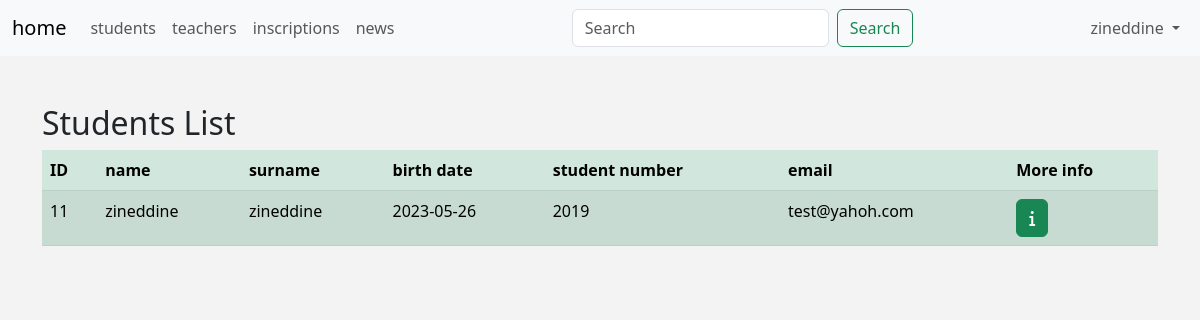
Screenshot of /admin/students.php (signed in) with the database file from the repository.
### tables this page shows
CREATE TABLE `Etudiants` (
  `id` int NOT NULL,
  `nom` varchar(50) NOT NULL,
  `prenom` varchar(50) NOT NULL,
  `date_naissance` date NOT NULL,
  `email` varchar(255) NOT NULL,
  `num_etudiant` varchar(255) NOT NULL,
  `password` varchar(255) NOT NULL,
  `telephone` varchar(20) NOT NULL,
  `photo` mediumblob NOT NULL
);

### admin/includes/languages/english.php (called while the page is built)
<?php
    function lang($statement) {
        static $language = Array(
            'HOME'          => 'home',
            'STUDENTS'      => 'students',
            'TEACHERS'      => 'teachers',
            'INSCRIPTIONS'  => 'inscriptions',
            'NEWS'          => 'news',
            'LOGOUT'        => 'logout',
            'SETTINGS'      => 'settings',
            'EDIT-PROFILE'  => 'edit profile',
            'USERNAME'      => 'username',
            'PASSWORD'      => 'password',
            'EMAIL'         => 'email',
            'NAME'          => 'name',
            'SURNAME'       => 'surname',
            'SAVE'          => 'save',
            'UPDATE'        => 'update',
            'BIRTHDATE'     => 'birth date',
            'STUDENT-NUMBER'=> 'student number',
            'STUDENT-DETAILS'=> 'student details',
            'TEACHER-DETAILS'=> 'teacher details',
            'SUBJECT'       => 'subject',
            'ACTION'        => 'action',
            'PHONE'         => 'Phone',
            'STATUS REGISTRATION'=> 'statut inscription'
        );
        return $language[$statement];
    };
?>

### admin/students.php (the view, shortened to what this page needs)
<?php
        if (isset($_SESSION['username'])) {
        include 'init.php';
        $stmt = $connection->query("SELECT * FROM Etudiants");
        $students = $stmt->fetchAll(PDO::FETCH_ASSOC);
?>
            <div class="container">
                <h2 class="mt-5">Students List</h2>
                <table class="table table-success table-striped">
                    <thead>
                    <tr>
                        <th>ID</th>
                        <th><?php echo lang("NAME")?></th>
                        <th><?php echo lang("SURNAME")?></th>
                        <th><?php echo lang("BIRTHDATE")?></th>
                        <th><?php echo lang("STUDENT-NUMBER")?></th>
                        <th><?php echo lang("EMAIL")?></th>
                        <th>More info</th>
                    </tr>
                    </thead>
                    <tbody>
                    <?php foreach ($students as $student) { ?>
                        <tr>
                            <td><?php echo $student['id']; ?></td>
                            <td><?php echo $student['nom']; ?></td>
                            <td><?php echo $student['prenom']; ?></td>
                            <td><?php echo $student['date_naissance']; ?></td>
                            <td><?php echo $student['num_etudiant']; ?></td>
                            <td><?php echo $student['email']; ?></td>
                            <td><a href="student-details.php?student_id=<?php echo $student['id']?>" class="btn btn-success"><i class="fa-solid fa-info"></i></a></td>
                        </tr>
                    <?php } ?>
                    </tbody>
                </table>
            </div>
<?php
        include $tpl . 'footer.php';
    }
    else {
        header('Location: index.php');
        exit();
    }
?>

### admin/includes/templates/header.php (shortened to what this page needs)
<!DOCTYPE html>
<html lang="en">
<head>
    <link href="https://cdn.jsdelivr.net/npm/bootstrap@5.3.0-alpha3/dist/css/bootstrap.min.css" rel="stylesheet"
>
    <link rel="stylesheet" href="https://cdnjs.cloudflare.com/ajax/libs/font-awesome/6.4.0/css/all.min.css"
 />
    <link rel="stylesheet" href="layout/css/backend.css">
    <link href="https://cdn.quilljs.com/1.3.6/quill.snow.css" rel="stylesheet">
    </head>
<body>

### admin/init.php (shortened to what this page needs)
<?php
    $tpl = "includes/templates/";
    $lang = "includes/languages/";
    include $lang . 'english.php';
    include $tpl . 'header.php';
   if (!isset($Navbar)) { include $tpl . 'navbar.php'; }

### admin/includes/templates/navbar.php (shortened to what this page needs)
<nav class="navbar navbar-expand-lg navbar-light bg-light">
    <div class="container-fluid">
        <a class="navbar-brand" href="#"><?php echo lang("HOME")?></a>
        <div class="collapse navbar-collapse" id="navbarSupportedContent">
            <ul class="navbar-nav me-auto mb-2 mb-lg-0">
                <li class="nav-item">
                    <a class="nav-link" href="students.php"><?php echo  lang("STUDENTS")?></a>
                </li>
                <li class="nav-item">
                    <a class="nav-link" href="teachers.php"><?php echo  lang("TEACHERS")?></a>
                </li>
                <li class="nav-item">
                    <a class="nav-link" href="inscriptions.php"><?php echo  lang("INSCRIPTIONS")?></a>
                </li>
                <li class="nav-item">
                    <a class="nav-link" href="news.php"><?php echo  lang("NEWS")?></a>
                </li>
            </ul>
            <form class="d-flex justify-content-center">
                <input class="form-control me-2" type="search" placeholder="Search" aria-label="Search">
                <button class="btn btn-outline-success" type="submit">Search</button>
            </form>
            <ul class="navbar-nav ms-auto mb-2 mb-lg-0">
                <li class="nav-item dropdown ms-auto">
                    <a class="nav-link dropdown-toggle" href="#" id="navbarDropdown" role="button" data-bs-toggle="dropdown" aria-expanded="false">
                        <?php echo $_SESSION['username']?>
                    </a>
                </li>
            </ul>
        </div>
    </div>
</nav>

### admin/includes/templates/footer.php (shortened to what this page needs)
    </body>
</html>

### admin/layout/css/backend.css (style rules this page uses)
body { background-color: #f3f3f3; }

### rows the page displays
etudiants: id "11", nom "zineddine", prenom "zineddine", date_naissance "2023-05-26", num_etudiant "2019", email "test@yahoh.com"

### other values shown
lang("HOME") "home"
lang("STUDENTS") "students"
lang("TEACHERS") "teachers"
lang("INSCRIPTIONS") "inscriptions"
lang("NEWS") "news"
$_SESSION['username'] "zineddine"
lang("NAME") "name"
lang("SURNAME") "surname"
lang("BIRTHDATE") "birth date"
lang("STUDENT-NUMBER") "student number"
lang("EMAIL") "email"
